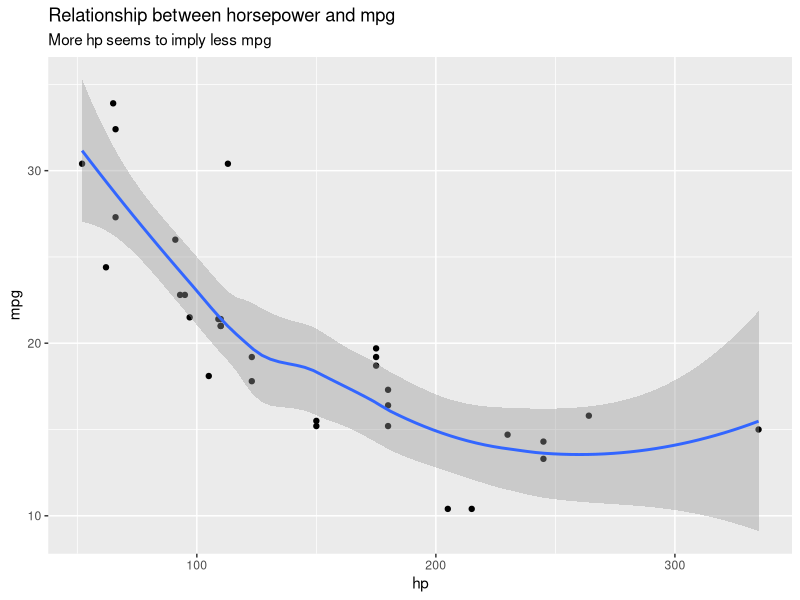
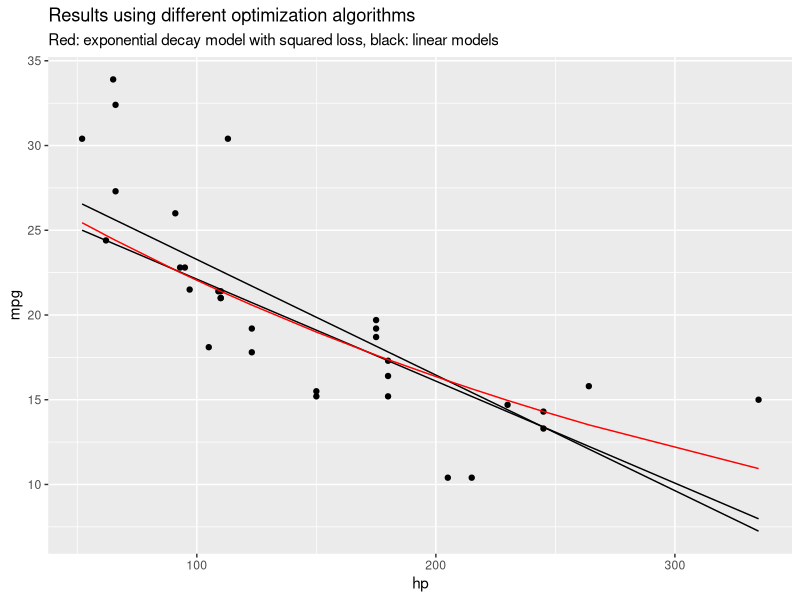

Write R code to recreate these figures, in order.
## ---- chunk 1
library(ggplot2)
mtcars
## ---- chunk 2
ggplot(mtcars, aes(x = hp, y = mpg)) +
  geom_point() +
  geom_smooth() +
  labs(title = "Relationship between horsepower and mpg",
       subtitle = "More hp seems to imply less mpg")
## ---- chunk 3
empirical_risk = function(loss_fun, y, yhat) {
  mean(loss_fun(y, yhat))
}

squared_loss = function(y, yhat) (y - yhat)^2

optim_wrapper = function(params) {
  
  empirical_risk(squared_loss, y = mtcars$mpg, yhat = params[1] + params[2]*mtcars$hp)
  
}

par_loss_sqrt = optim(par = c(0,0), fn = optim_wrapper)
par_loss_sqrt
## ---- chunk 4
lm(mpg ~ hp, data = mtcars)
## ---- chunk 5
absolute_loss = function(y, yhat) abs(y - yhat)

optim_wrapper = function(params) {
  
  empirical_risk(absolute_loss, y = mtcars$mpg, yhat = params[1] + params[2]*mtcars$hp)
  
}

par_loss_abs = optim(par = c(0,0), fn = optim_wrapper)
par_loss_abs
## ---- chunk 6
optim_wrapper = function(params) {
  
  empirical_risk(squared_loss, y = mtcars$mpg, yhat = params[1]*exp(params[2]*mtcars$hp))
  
}

set.seed(1234)
par_custom = optim(par = c(0, 0), fn = optim_wrapper, method = "SANN", control = list(maxit = 800000))
par_custom
## ---- chunk 7
df_plot = data.frame(mpg = mtcars$mpg, 
                     hp = mtcars$hp,
                     yhat_sqrt = par_loss_sqrt$par[1] + par_loss_sqrt$par[2] * mtcars$hp,
                     yhat_abs = par_loss_abs$par[1] + par_loss_abs$par[2] * mtcars$hp,
                     yhat_cust = par_custom$par[1]*exp(par_custom$par[2] * mtcars$hp)
                    )

ggplot(df_plot, aes(x  = hp, y = mpg)) +
  geom_point() +
  geom_line(aes(y = yhat_sqrt)) + 
  geom_line(aes(y = yhat_abs)) +
  geom_line(aes(y = yhat_cust), color = "red") +
  labs(title = "Results using different optimization algorithms",
       subtitle = "Red: exponential decay model with squared loss, black: linear models")
